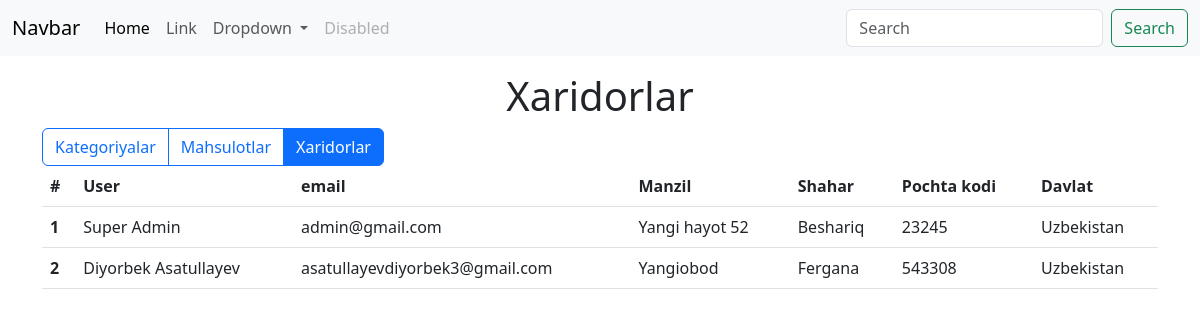
Screenshot of /customer/ with the database file from the repository.
### model/models.py (models this page shows, shortened)
class Customer(models.Model):
    user = models.OneToOneField(User, on_delete=models.CASCADE) # User modeli bizda yo'qligi uchun djangoni user modeliga uladim
    email = models.EmailField()
    address = models.CharField(max_length=100)
    city = models.CharField(max_length=100)
    postal_code = models.CharField(max_length=100)
    country = models.CharField(max_length=100)
    class Meta:
        verbose_name = "Xaridor"
        verbose_name_plural = "Xaridorlar"

### model/views.py (the view)
# urls.py: path('customer/', customer, name='customer'),
def customer(request):
    customers = Customer.objects.all()
    context = {
        'title': 'Xaridorlar',
        'customers': customers,
    }
    return render(request, 'customer.html', context)

### templates/customer.html
{% extends 'base.html' %}
{% block content %}
    <table class="table">
        <thead>
            <tr>
                <th scope="col">#</th>
                <th scope="col">User</th>
                <th scope="col">email</th>
                <th scope="col">Manzil</th>
                <th scope="col">Shahar</th>
                <th scope="col">Pochta kodi</th>
                <th scope="col">Davlat</th>
            </tr>
        </thead>
        <tbody>
            {% for customer in customers %}
            	<tr>
                    <th scope="row">{{ forloop.counter }}</th>
                    <td>{{ customer.user.get_full_name   }}</td>
                    <td>{{ customer.user.email }}</td>
                    <td>{{ customer.address }}</td>
                    <td>{{ customer.city }}</td>
                    <td>{{ customer.postal_code }}</td>
                    <td>{{ customer.country }}</td>
                </tr>
            {% endfor %}
        </tbody>
    </table>
{% endblock %}

### templates/base.html (shortened to what this page needs)
<!DOCTYPE html>
<html lang="en">
<head>
    <link rel="stylesheet" href="https://cdnjs.cloudflare.com/ajax/libs/twitter-bootstrap/5.3.0/css/bootstrap.min.css">
    <link rel="stylesheet" href="https://cdn.datatables.net/2.1.4/css/dataTables.bootstrap5.css">
</head>
<body>
    <nav class="navbar navbar-expand-lg bg-body-tertiary">
        <div class="container-fluid">
            <a class="navbar-brand" href="#">Navbar</a>
            <div class="collapse navbar-collapse" id="navbarSupportedContent">
                <ul class="navbar-nav me-auto mb-2 mb-lg-0">
                    <li class="nav-item">
                        <a class="nav-link active" aria-current="page" href="#">Home</a>
                    </li>
                    <li class="nav-item">
                        <a class="nav-link" href="#">Link</a>
                    </li>
                    <li class="nav-item dropdown">
                        <a class="nav-link dropdown-toggle" href="#" role="button" data-bs-toggle="dropdown"
                           aria-expanded="false">
                            Dropdown
                        </a>
                    </li>
                    <li class="nav-item">
                        <a class="nav-link disabled" aria-disabled="true">Disabled</a>
                    </li>
                </ul>
                <form class="d-flex" role="search">
                    <input class="form-control me-2" type="search" placeholder="Search" aria-label="Search">
                    <button class="btn btn-outline-success" type="submit">Search</button>
                </form>
            </div>
        </div>
    </nav>
    <div class="container text-center mt-3">
        <h1>{{ title }}</h1>
    </div>
    <div class="container">
        <div class="btn-group" role="group" aria-label="Basic outlined example">
            <a href="{% url 'category' %}" type="button" class="btn btn-outline-primary {% if request.resolver_match.url_name == 'category' %}active{% endif %}">Kategoriyalar</a>
            <a href="{% url 'product' %}" type="button" class="btn btn-outline-primary {% if request.resolver_match.url_name == 'product' %}active{% endif %}">Mahsulotlar</a>
            <a href="{% url 'customer' %}" type="button" class="btn btn-outline-primary {% if request.resolver_match.url_name == 'customer' %}active{% endif %}">Xaridorlar</a>
        </div>
    </div>
    <div class="container">
        {% block content %}
        {% endblock %}
    </div>
</body>
</html>

### rows the page displays
Customer: user.get_full_name "Super Admin", user.email "admin@gmail.com", address "Yangi hayot 52", city "Beshariq", postal_code "23245", country "Uzbekistan"
Customer: user.get_full_name "Diyorbek Asatullayev", user.email "asatullayevdiyorbek3@gmail.com", address "Yangiobod", city "Fergana", postal_code "543308", country "Uzbekistan"

### other values shown
{{ title }} "Xaridorlar"
